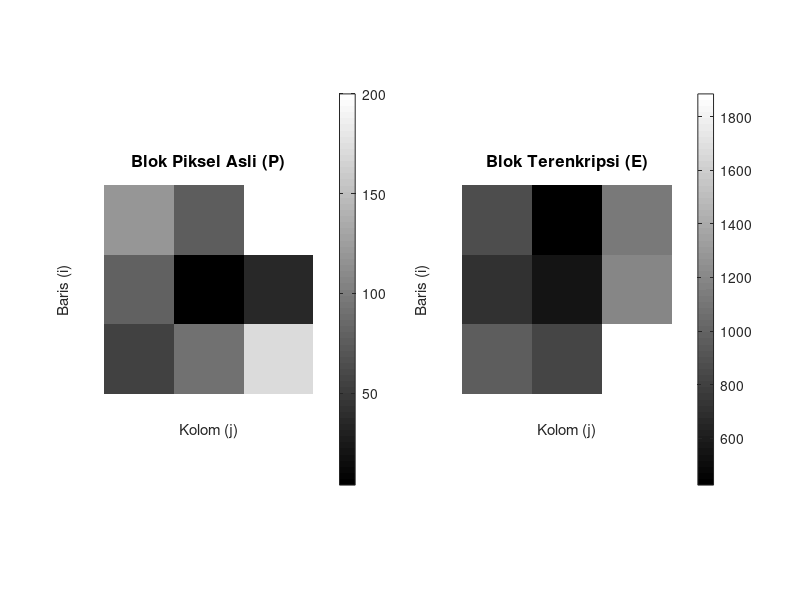

Here is the MATLAB script that generated this plot: (Note: this script raises an error after producing the figure.)
% ===================================================== 
%  UTS Matematika Sains Data — Semester Genap 2025/2026 
%  Soal 2f — Visualisasi Citra Enkripsi
%  Nama  : <Nama Lengkap Anda> 
%  NIM   : 2510514025 
%  Parameter: N=25, a=2, b=5, K=8, theta0=85, alpha=0.006 
%  Tanggal: 2026-04-23 
% ===================================================== 

clc; clear; close all;

% Tampilkan timestamp eksekusi
disp(['Tanggal & Waktu Eksekusi: ', datestr(now)])

% --- 1. Inisialisasi Matriks ---
% Matriks Piksel Asli (P) dari perhitungan sebelumnya
P = [120,  75, 200; 
    80,   4,  35; 
    55,  90, 170];

% Matriks Kunci (A)
A = [3, 5, 2; 
    1, 4, 5; 
    5, 1, 5];

% Operasi Enkripsi
E = A * P;

% --- 2. Visualisasi Citra Grayscale ---
% Membuat figure baru dengan ukuran yang disesuaikan
figure('Name', 'Hasil Enkripsi Citra Logo (NIM: 2510514025)', 'Position', [100 100 800 400]);

% Subplot 1: Citra Piksel Asli
subplot(1, 2, 1);
% Menggunakan imshow(P, []) agar rentang warna disesuaikan otomatis dari nilai min-max
imshow(P, []); 
title('Blok Piksel Asli (P)', 'FontSize', 12, 'FontWeight', 'bold');
xlabel('Kolom (j)');
ylabel('Baris (i)');
colorbar; % Menampilkan skala nilai piksel

% Subplot 2: Citra Piksel Terenkripsi
subplot(1, 2, 2);
% Menggunakan imshow(E, []) untuk memvisualisasikan piksel yang telah diacak
imshow(E, []);
title('Blok Terenkripsi (E)', 'FontSize', 12, 'FontWeight', 'bold');
xlabel('Kolom (j)');
ylabel('Baris (i)');
colorbar; % Menampilkan skala nilai piksel yang telah membesar

% Judul utama untuk keseluruhan figure
sgtitle('Perbandingan Citra Sebelum dan Sesudah Transformasi Matriks (Enkripsi)', 'FontSize', 14);
